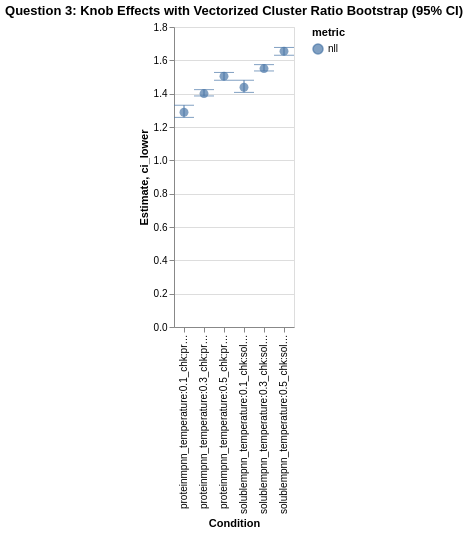

Express this chart as Vega-Lite.
### Vega-Lite specification from a JSON file in a GitHub repository (floating-point values rounded to 4 significant figures)
{"$schema": "https://vega.github.io/schema/vega-lite/v5.json", "data": {"values": [{"U": 3, "ci_lower": 1.258, "ci_upper": 1.331, "condition": "proteinmpnn_temperature:0.1_chk:proteinmpnn_v_48_020", "descriptive_only": false, "mde_080": 0.05062, "metric": "nll", "point_estimate": 1.289, "se": 0.01807, "warning": null}, {"U": 3, "ci_lower": 1.386, "ci_upper": 1.424, "condition": "proteinmpnn_temperature:0.3_chk:proteinmpnn_v_48_020", "descriptive_only": false, "mde_080": 0.02774, "metric": "nll", "point_estimate": 1.401, "se": 0.009901, "warning": null}, {"U": 3, "ci_lower": 1.481, "ci_upper": 1.527, "condition": "proteinmpnn_temperature:0.5_chk:proteinmpnn_v_48_020", "descriptive_only": false, "mde_080": 0.03181, "metric": "nll", "point_estimate": 1.505, "se": 0.01136, "warning": null}, {"U": 3, "ci_lower": 1.408, "ci_upper": 1.481, "condition": "solublempnn_temperature:0.1_chk:solublempnn_v_48_020", "descriptive_only": false, "mde_080": 0.05062, "metric": "nll", "point_estimate": 1.439, "se": 0.01807, "warning": null}, {"U": 3, "ci_lower": 1.536, "ci_upper": 1.574, "condition": "solublempnn_temperature:0.3_chk:solublempnn_v_48_020", "descriptive_only": false, "mde_080": 0.02774, "metric": "nll", "point_estimate": 1.551, "se": 0.009901, "warning": null}, {"U": 3, "ci_lower": 1.631, "ci_upper": 1.677, "condition": "solublempnn_temperature:0.5_chk:solublempnn_v_48_020", "descriptive_only": false, "mde_080": 0.03181, "metric": "nll", "point_estimate": 1.655, "se": 0.01136, "warning": null}]}, "description": "Point estimates with cluster bootstrap CIs, guarded when U < 3.", "layer": [{"encoding": {"color": {"field": "metric", "type": "nominal"}, "x": {"field": "condition", "title": "Condition", "type": "nominal"}, "y": {"field": "point_estimate", "title": "Estimate", "type": "quantitative"}}, "mark": {"filled": true, "size": 80, "tooltip": true, "type": "point"}}, {"encoding": {"color": {"field": "metric", "type": "nominal"}, "x": {"field": "condition", "type": "nominal"}, "y": {"field": "ci_lower", "type": "quantitative"}, "y2": {"field": "ci_upper"}}, "mark": {"ticks": true, "type": "errorbar"}, "transform": [{"filter": "datum.descriptive_only == false && isValid(datum.ci_lower) && datum.ci_lower != null"}]}], "title": "Question 3: Knob Effects with Vectorized Cluster Ratio Bootstrap (95% CI)", "transform": [{"filter": "isValid(datum.point_estimate) && datum.point_estimate != null"}]}
